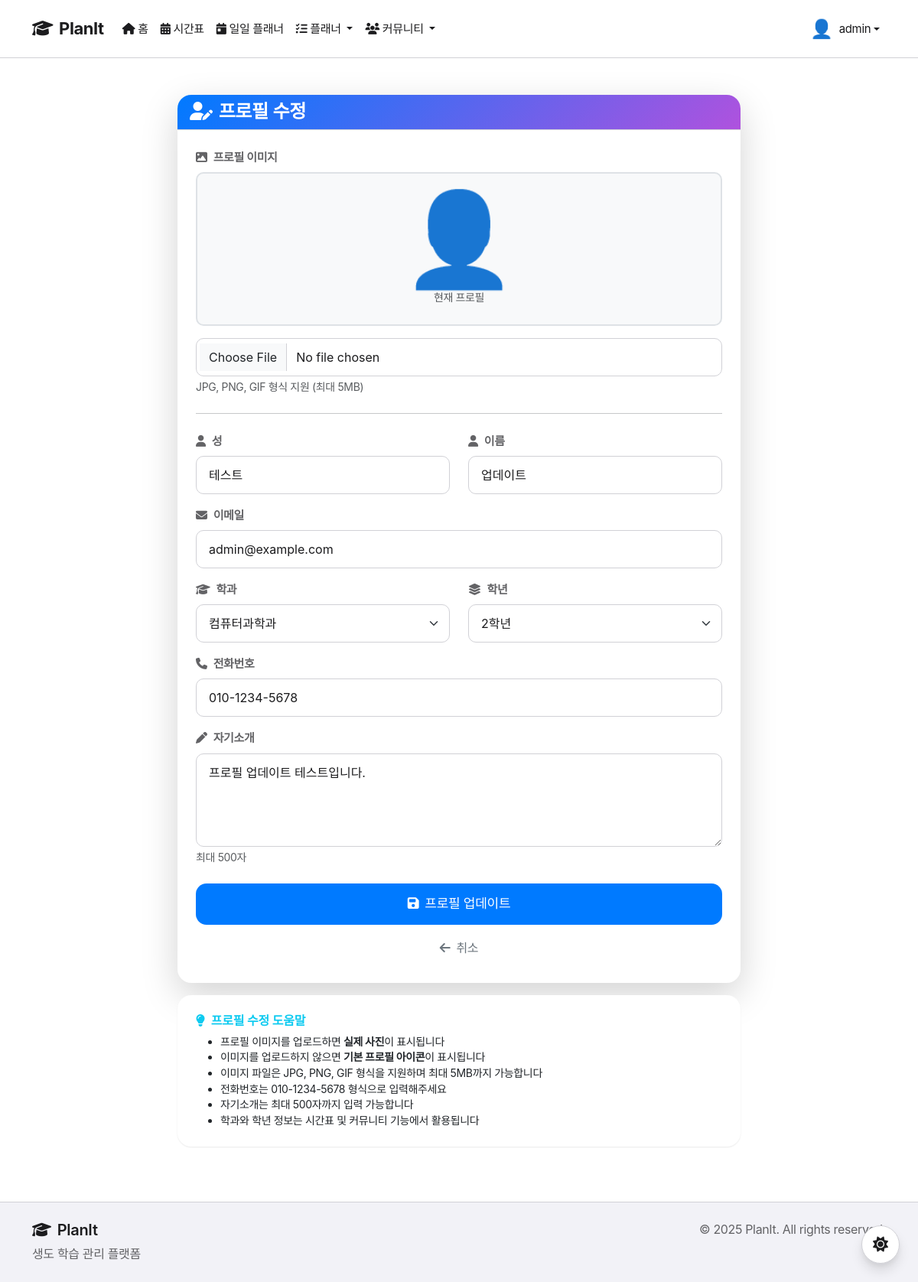
Page /accounts/profile/edit/ (signed in) on the committed database.
### accounts/models.py (models this page shows, shortened)
class User(AbstractUser):
    DEPARTMENT_CHOICES = [
        ('INTL', '국제관계학과'),
        ('DEFENSE', '국방경영학과'),
        ('AERO_POLICY', '항공우주정책학과'),
        ('COMP', '컴퓨터과학과'),
        ('AERO', '항공공학과'),
        ('SPACE', '우주공학과'),
        ('MECH', '기계공학과'),
        ('ELEC', '전자통신공학과'),
        ('SYSTEM', '시스템공학과'),
    ]
    GRADE_CHOICES = [
        (1, '1학년'),
        (2, '2학년'),
        (3, '3학년'),
        (4, '4학년'),
    ]
    student_id = models.CharField(
        max_length=10,
        unique=True,
        validators=[RegexValidator(r'^\d{7}$', '학번은 7자리 숫자여야 합니다.')],
        help_text='7자리 학번을 입력하세요'
    )
    department = models.CharField(
        max_length=15,
        choices=DEPARTMENT_CHOICES,
        default='COMP',
        verbose_name='학과'
    )
    grade = models.IntegerField(
        choices=GRADE_CHOICES,
        default=1,
        verbose_name='학년'
    )
    phone_number = models.CharField(
        max_length=15,
        blank=True,
        null=True,
        verbose_name='전화번호'
    )
    profile_image = models.ImageField(
        upload_to='profiles/',
        blank=True,
        null=True,
        verbose_name='프로필 이미지'
    )
    avatar_choice = models.CharField(
        max_length=20,
        default='default',
        blank=True,
        verbose_name='아바타 선택 (legacy)'
    )
    bio = models.TextField(
        max_length=500,
        blank=True,
        verbose_name='자기소개'
    )
    weekly_study_goal = models.PositiveIntegerField(
        default=40,
        verbose_name='주간 학습 목표(시간)'
    )
    created_at = models.DateTimeField(auto_now_add=True)
    updated_at = models.DateTimeField(auto_now=True)
    class Meta:
        verbose_name = '사용자'
        verbose_name_plural = '사용자들'

### accounts/views.py (the view, shortened to what this page needs)
# urls.py: path('profile/edit/', views.ProfileEditView.as_view(), name='profile_edit'),
class ProfileEditView(LoginRequiredMixin, UpdateView):
    model = User
    form_class = ProfileEditForm
    template_name = 'accounts/profile_edit.html'
    success_url = reverse_lazy('accounts:profile')
    def get_object(self):
        return self.request.user

### templates/accounts/profile_edit.html (shortened to what this page needs)
{% extends 'base.html' %}
{% load crispy_forms_tags %}
{% block content %}
<div class="container">
    <div class="row justify-content-center">
        <div class="col-md-8">
            <div class="card shadow-lg border-0 mt-4">
                <div class="card-header bg-primary text-white">
                    <h4 class="mb-0">
                        <i class="fas fa-user-edit me-2"></i>프로필 수정
                    </h4>
                </div>
                <div class="card-body p-4">
                    <form method="post" enctype="multipart/form-data" id="profileForm">
                        <div class="mb-4">
                            <label class="form-label fw-bold">
                                <i class="fas fa-image me-2"></i>프로필 이미지
                            </label>
                            <div class="text-center p-4 mb-3"
                                 style="border: 2px solid #dee2e6; border-radius: 10px; background-color: #f8f9fa;">
                                <div id="imagePreviewContainer">
                                    {% if user.profile_image %}
                                        <img id="imagePreview" src="{{ user.profile_image.url }}"
                                             alt="프로필 이미지"
                                             class="rounded-circle"
                                             style="width: 150px; height: 150px; object-fit: cover; border: 3px solid #e9ecef;">
                                    {% else %}
                                        <div id="defaultAvatar" style="font-size: 120px; line-height: 1;">👤</div>
                                    {% endif %}
                                </div>
                                <p class="text-muted small mb-0 mt-2">현재 프로필</p>
                            </div>
                            <div class="mb-3">
                                <input type="file"
                                       name="profile_image"
                                       class="form-control"
                                       id="profileImageInput"
                                       accept="image/*">
                                <div class="form-text">JPG, PNG, GIF 형식 지원 (최대 5MB)</div>
                            </div>
                        </div>
                        <hr class="my-4">
                        <div class="row mb-3">
                            <div class="col-md-6">
                                <label for="id_last_name" class="form-label fw-bold">
                                    <i class="fas fa-user me-2"></i>성
                                </label>
                                <input type="text"
                                       name="last_name"
                                       value="{{ form.last_name.value|default:'' }}"
                                       class="form-control"
                                       id="id_last_name"
                                       placeholder="성"
                                       required>
                            </div>
                            <div class="col-md-6">
                                <label for="id_first_name" class="form-label fw-bold">
                                    <i class="fas fa-user me-2"></i>이름
                                </label>
                                <input type="text"
                                       name="first_name"
                                       value="{{ form.first_name.value|default:'' }}"
                                       class="form-control"
                                       id="id_first_name"
                                       placeholder="이름"
                                       required>
                            </div>
                        </div>
                        <div class="mb-3">
                            <label for="id_email" class="form-label fw-bold">
                                <i class="fas fa-envelope me-2"></i>이메일
                            </label>
                            <input type="email"
                                   name="email"
                                   value="{{ form.email.value|default:'' }}"
                                   class="form-control"
                                   id="id_email"
                                   placeholder="example@email.com"
                                   required>
                        </div>
                        <div class="row mb-3">
                            <div class="col-md-6">
                                <label for="id_department" class="form-label fw-bold">
                                    <i class="fas fa-graduation-cap me-2"></i>학과
                                </label>
                                <select name="department" class="form-select" id="id_department" required>
                                    {% for value, label in form.fields.department.choices %}
                                    <option value="{{ value }}" {% if form.department.value == value %}selected{% endif %}>
                                        {{ label }}
                                    </option>
                                    {% endfor %}
                                </select>
                            </div>
                            <div class="col-md-6">
                                <label for="id_grade" class="form-label fw-bold">
                                    <i class="fas fa-layer-group me-2"></i>학년
                                </label>
                                <select name="grade" class="form-select" id="id_grade" required>
                                    {% for value, label in form.fields.grade.choices %}
                                    <option value="{{ value }}" {% if form.grade.value == value %}selected{% endif %}>
                                        {{ label }}
                                    </option>
                                    {% endfor %}
                                </select>
                            </div>
                        </div>
                        <div class="mb-3">
                            <label for="id_phone_number" class="form-label fw-bold">
                                <i class="fas fa-phone me-2"></i>전화번호
                            </label>
                            <input type="text"
                                   name="phone_number"
                                   value="{{ form.phone_number.value|default:'' }}"
                                   class="form-control"
                                   id="id_phone_number"
                                   placeholder="010-1234-5678">
                        </div>
                        <div class="mb-4">
                            <label for="id_bio" class="form-label fw-bold">
                                <i class="fas fa-pen me-2"></i>자기소개
                            </label>
                            <textarea name="bio"
                                      class="form-control"
                                      id="id_bio"
                                      rows="4"
                                      placeholder="자기소개를 입력하세요"
                                      maxlength="500">{{ form.bio.value|default:'' }}</textarea>
                            <div class="form-text">최대 500자</div>
                        </div>
                        <div class="d-grid gap-2">
                            <button type="submit" class="btn btn-primary btn-lg">
                                <i class="fas fa-save me-2"></i>프로필 업데이트
                            </button>
                            <a href="{% url 'accounts:profile' %}" class="btn btn-outline-secondary">
                                <i class="fas fa-arrow-left me-2"></i>취소
                            </a>
                        </div>
                    </form>
                </div>
            </div>
            <div class="card border-info mt-3">
                <div class="card-body">
                    <h6 class="card-title text-info">
                        <i class="fas fa-lightbulb me-2"></i>프로필 수정 도움말
                    </h6>
                    <ul class="card-text small mb-0">
                        <li>프로필 이미지를 업로드하면 <strong>실제 사진</strong>이 표시됩니다</li>
                        <li>이미지를 업로드하지 않으면 <strong>기본 프로필 아이콘</strong>이 표시됩니다</li>
                        <li>이미지 파일은 JPG, PNG, GIF 형식을 지원하며 최대 5MB까지 가능합니다</li>
                        <li>전화번호는 010-1234-5678 형식으로 입력해주세요</li>
                        <li>자기소개는 최대 500자까지 입력 가능합니다</li>
                        <li>학과와 학년 정보는 시간표 및 커뮤니티 기능에서 활용됩니다</li>
                    </ul>
                </div>
            </div>
        </div>
    </div>
</div>
{% endblock %}

### templates/base.html (shortened to what this page needs)
{% load static %}
<!DOCTYPE html>
<html lang="ko">
<head>
    <link href="https://cdn.jsdelivr.net/npm/bootstrap@5.3.2/dist/css/bootstrap.min.css" rel="stylesheet">
    <link rel="stylesheet" href="https://cdn.jsdelivr.net/npm/bootstrap-icons@1.11.0/font/bootstrap-icons.css">
    <link rel="stylesheet" href="https://cdnjs.cloudflare.com/ajax/libs/font-awesome/6.4.0/css/all.min.css">
    <link rel="stylesheet" href="{% static 'css/style.css' %}">
</head>
<body>
    <nav class="navbar navbar-expand-lg navbar-light">
        <div class="container">
            <a class="navbar-brand fw-bold" href="{% url 'home' %}">
                <i class="fas fa-graduation-cap me-2"></i>PlanIt
            </a>
            <div class="collapse navbar-collapse" id="navbarNav">
                <ul class="navbar-nav me-auto">
                    <li class="nav-item">
                        <a class="nav-link" href="{% url 'home' %}">
                            <i class="fas fa-home me-1"></i>홈
                        </a>
                    </li>
                    {% if user.is_authenticated %}
                    <li class="nav-item">
                        <a class="nav-link" href="{% url 'timetable:index' %}">
                            <i class="fas fa-calendar-alt me-1"></i>시간표
                        </a>
                    </li>
                    <li class="nav-item">
                        <a class="nav-link" href="{% url 'planner:daily_planner' %}">
                            <i class="fas fa-calendar-day me-1"></i>일일 플래너
                        </a>
                    </li>
                    <li class="nav-item dropdown">
                        <a class="nav-link dropdown-toggle position-relative" href="#" id="plannerDropdown" role="button" data-bs-toggle="dropdown">
                            <i class="fas fa-tasks me-1"></i>플래너
                        </a>
                    </li>
                    <li class="nav-item dropdown">
                        <a class="nav-link dropdown-toggle" href="#" id="communityDropdown" role="button" data-bs-toggle="dropdown">
                            <i class="fas fa-users me-1"></i>커뮤니티
                        </a>
                    </li>
                    {% endif %}
                </ul>
                <ul class="navbar-nav">
                    {% if user.is_authenticated %}
                    <li class="nav-item dropdown">
                        <a class="nav-link dropdown-toggle d-flex align-items-center" href="#" id="navbarDropdown" role="button" data-bs-toggle="dropdown">
                            {% if user.profile_image %}
                                <img src="{{ user.profile_image.url }}" alt="프로필" class="rounded-circle me-2" width="32" height="32" style="object-fit: cover; border: 2px solid #fff;">
                            {% else %}
                                <span class="me-2" style="font-size: 24px;">👤</span>
                            {% endif %}
                            <span>{{ user.username }}</span>
                        </a>
                    </li>
                    {% endif %}
                </ul>
            </div>
        </div>
    </nav>
    <main class="container-fluid py-4">
        {% block content %}{% endblock %}
    </main>
    <footer class="py-4 mt-5">
        <div class="container">
            <div class="row">
                <div class="col-md-6">
                    <h5><i class="fas fa-graduation-cap me-2"></i>PlanIt</h5>
                    <p class="mb-0">생도 학습 관리 플랫폼</p>
                </div>
                <div class="col-md-6 text-md-end">
                    <p class="mb-0">&copy; 2025 PlanIt. All rights reserved.</p>
                </div>
            </div>
        </div>
    </footer>
    <button class="theme-toggle" id="themeToggle" aria-label="테마 변경" title="다크/라이트 모드 전환">
        <i class="fas fa-sun icon-sun"></i>
    </button>
</body>
</html>

### rows in the picture
User: username "admin", last_name "테스트", first_name "업데이트", email "admin@example.com", department "컴퓨터과학과", phone_number "010-1234-5678", bio "프로필 업데이트 테스트입니다."

### other values in the picture
form field grade "2학년"
